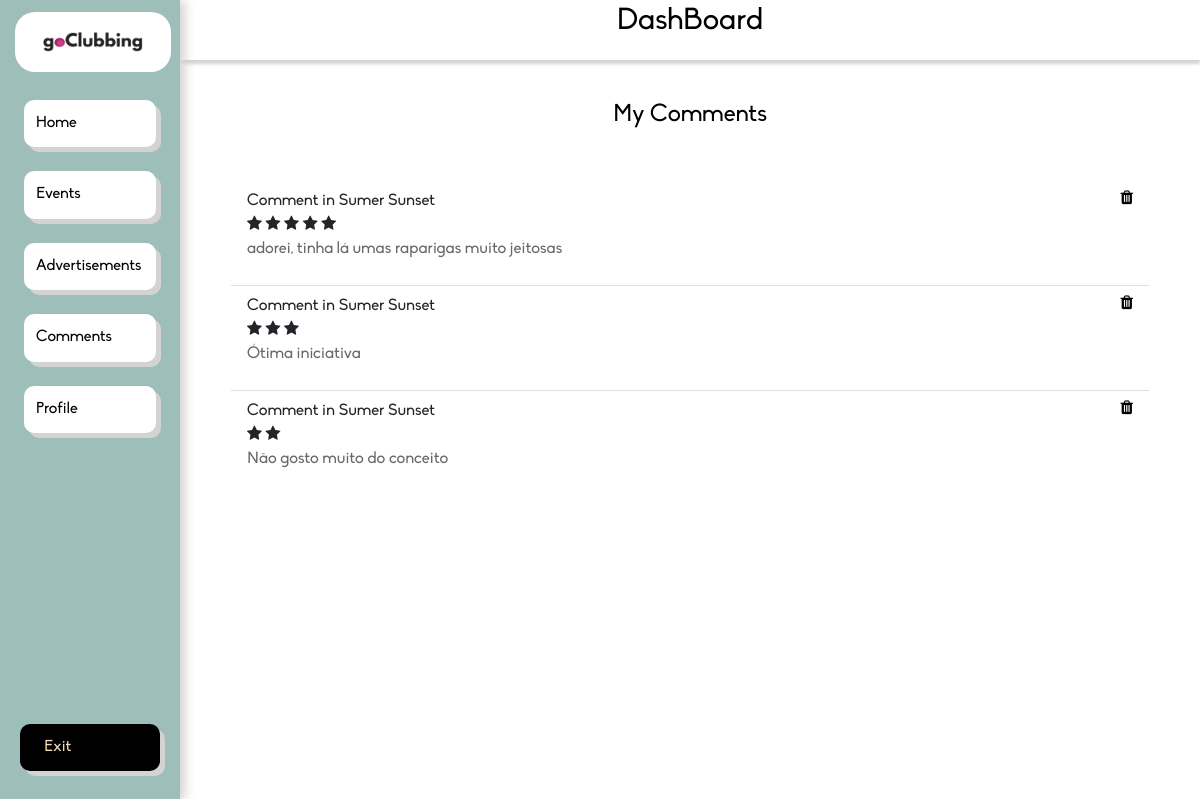
Page /dashboard/comments/ (signed in) on the earlier database version.
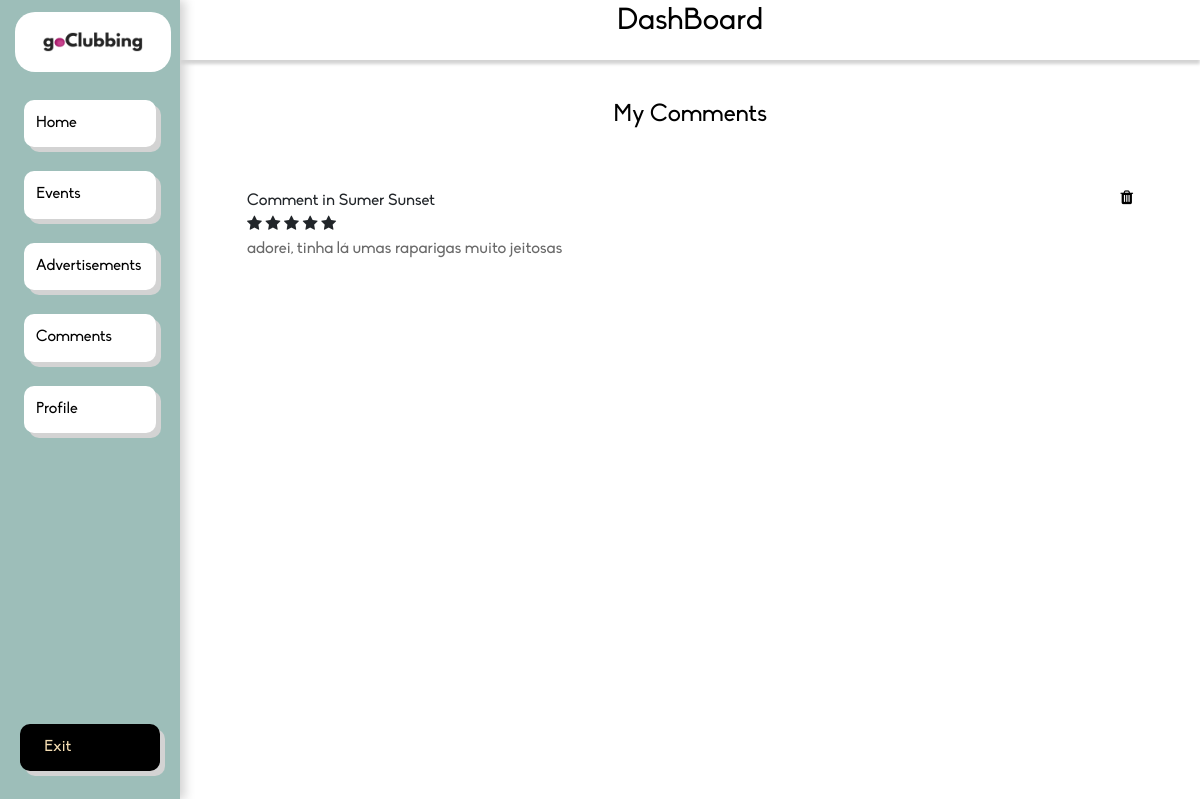
Same page on the later database version.
### app/models.py (models this page shows, shortened)
class Comment(models.Model):
    classification = models.IntegerField()
    body = models.CharField(max_length=1024)
    event = models.ForeignKey(Event, on_delete=models.CASCADE)

class Event(models.Model):
    name = models.CharField(max_length=100)
    location = models.CharField(max_length=100)
    datetime = models.DateTimeField(auto_now=False, auto_now_add=False)
    type = models.ForeignKey(Event_Type, on_delete=models.CASCADE)
    theme = models.CharField(max_length=100)
    min_age = models.IntegerField()
    organization = models.CharField(max_length=100)
    dress_code = models.CharField(max_length=100)
    business = models.ForeignKey(Business, on_delete=models.CASCADE)
    def __str__(self):
        return self.name

### app/views.py (the view)
# urls.py: path('dashboard/comments/', dashboard_my_comments, name='dashboard_my_comments'),
def dashboard_my_comments(request):
    if not request.user.is_authenticated or request.user.is_superuser:
        return redirect('/login/')
    comments = Comment.objects.all()
    business = Business.objects.get(user_id=request.user.id)
    tparams = {'comments': comments, 'self': business}
    return render(request, "see_comments.html", tparams)

### app/templates/see_comments.html
{% extends "dashboard.html" %}
{% load static %}
{% block content %}
<div>
    <div>
        <h4 class="form-title" style="color:#000; margin-top: 4%;">My Comments</h4>
    </div>
    <ul class="list-group list-group-flush my-list">
        {% for comment in comments %}
            {% if comment.event.business == self %}
        <li class="list-group-item"><p style="margin-bottom: 0%">Comment in {{ comment.event }}<a href="{% url 'dashboard_comment_delete' num=comment.id %}"><i class="fa fa-trash black"></i></a></p>{% with ''|center:comment.classification as range %} {% for n in range %} <i class="fa fa-star"></i> {% endfor %}{% endwith %}<p style="color:#696969;">{{ comment.body }}</p></li>
            {% endif %}
        {% endfor %}
    </ul>
</div>
{% endblock %}

Differences in the rows shown:
removed Comment: event "Sumer Sunset", classification 3 (drawn), body "Ótima iniciativa"
removed Comment: event "Sumer Sunset", classification 2 (drawn), body "Não gosto muito do conceito"
